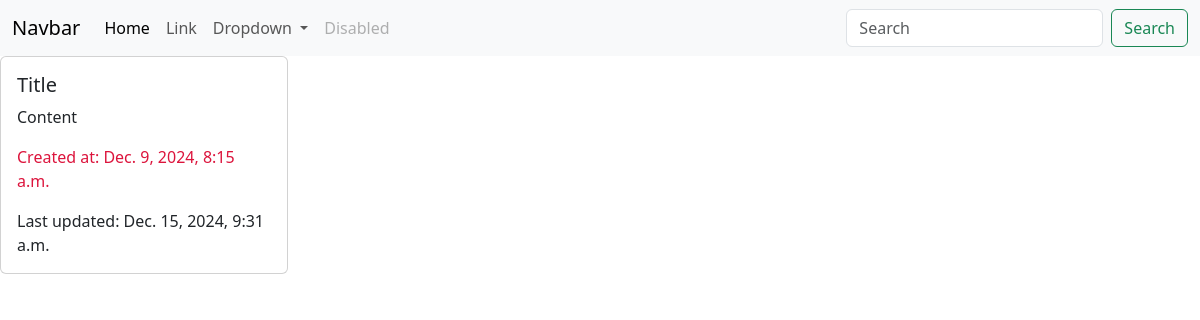
Page /posts/1/ on the earlier database version.
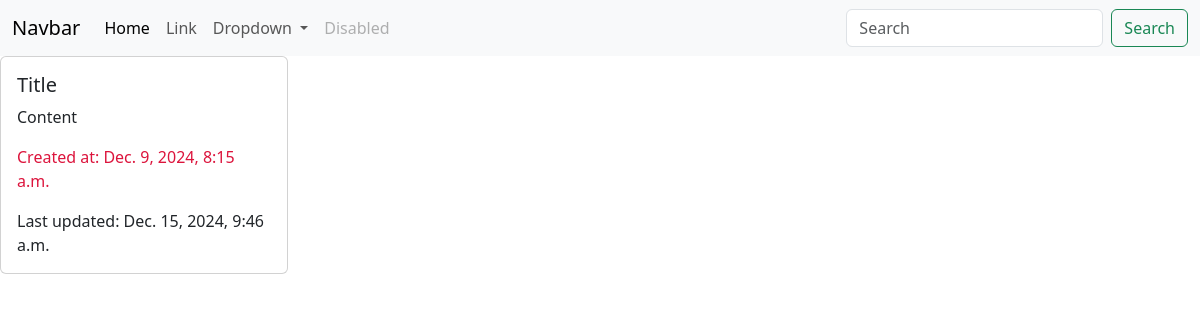
Same page on the later database version.
### posts/models.py (models this page shows, shortened)
class Post(models.Model):
    title = models.CharField(max_length=56)
    content = models.TextField()
    rate =models.IntegerField(null=True,blank=True)
    created_at = models.DateTimeField(null=True, auto_now_add=True)
    updated_at = models.DateTimeField(null=True, auto_now=True)
    image = models.ImageField(null=True, blank=True)

### posts/views.py (the view)
# urls.py: path("posts/<int:post_id>/", details_view),
def details_view(request, post_id):
    post = Post.objects.get(id=post_id)
    return render(request, "posts/detail_view.html", context={"post": post})

### templates/posts/detail_view.html
{% extends 'base.html' %}
{% block content %}
    <div class="card" style="width: 18rem;">
      <div class="card-body">
        <h5 class="card-title">{{ post.title }}</h5>
        <p class="card-text">{{ post.content }}</p>
        <p class="card-text" style="color: crimson">Created at: {{ post.created_at }}</p>
        <p class="card-text">Last updated: {{ post.updated_at }}</p>
      </div>
    </div>
{% endblock %}

Differences in the rows shown:
changed Post "Title": updated_at "Dec. 15, 2024, 9:31 a.m." → "Dec. 15, 2024, 9:46 a.m."
